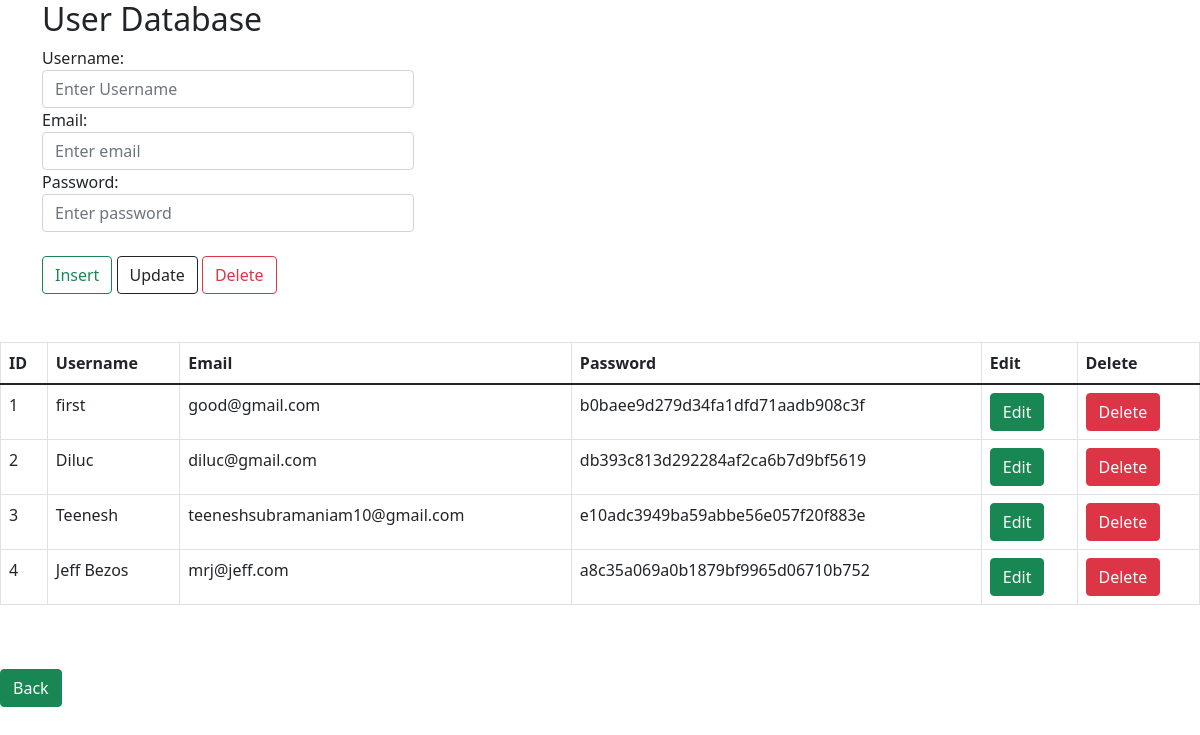
/UserDb.php, run on the app's committed database.
### tables this page shows
CREATE TABLE `user` (
  `id` int(11) NOT NULL,
  `username` varchar(255) NOT NULL,
  `email` varchar(255) NOT NULL,
  `password` varchar(255) NOT NULL
);

### UserDb.php (the view, shortened to what this page needs)
<!DOCTYPE html>
<html lang="en">
<head>
  <link rel="stylesheet" href="https://cdn.jsdelivr.net/npm/bootstrap@5.1.1/dist/css/bootstrap.min.css">
</head>
<body>
<div class="container">
<div class="col-lg-4">
  <h2>User Database</h2>
  <form action="" name="form1" method="POST">
    <div class="form-group">
      <label for="username">Username:</label>
      <input type="text" class="form-control" id="username" placeholder="Enter Username" name="username">
    </div>
    <div class="form-group">
      <label for="email">Email:</label>
      <input type="email" class="form-control" id="email" placeholder="Enter email" name="email">
    </div>
    <div class="form-group">
      <label for="password">Password:</label>
      <input type="password" class="form-control" id="password" placeholder="Enter password" name="password">
    </div>
    <br>
    <button type="submit" name="insertU" class="btn btn-outline-success">Insert</button>
    <button type="submit" name="updateU" class="btn btn-outline-dark">Update</button>
    <button type="submit"  name="deleteU" class="btn btn-outline-danger">Delete</button>
  </form>
  <br> <br>
</div>
</div>
<?php include('server.php'); ?>
<div class="col-lg-12">
<table class="table table-bordered">
    <thead>
      <tr>
        <th>ID</th>
        <th>Username</th>
        <th>Email</th>
        <th>Password</th>
        <th>Edit</th>
        <th>Delete</th>
      </tr>
    </thead>
    <tbody>
    <?php
    $res=mysqli_query($db,"SELECT * FROM user");
    while($row=mysqli_fetch_array($res))
    {
        echo "<tr>";
        echo "<td>"; echo $row["id"];
        echo "<td>"; echo $row["username"];
        echo "<td>"; echo $row["email"];
        echo "<td>"; echo $row["password"];
        echo "<td>"; ?> <a href="editUser.php?id=<?php echo $row ["id"];?>"><button type="button" class="btn btn-success">Edit</button></a> <?php
        echo "<td>"; ?> <a href="deleteUser.php?id=<?php echo $row ["id"];?>"><button type="button" class="btn btn-danger">Delete</button></a> <?php
        echo "<tr>";
    }
    ?>
    </tbody>
  </table>
<br><br>
</div>
<button class="btn btn-success" onclick="document.location='managementPage.php'">Back</button>
</body>
</html>

### data on the page
user: id "1", username "first", email "good@gmail.com", password "b0baee9d279d34fa1dfd71aadb908c3f"
user: id "2", username "Diluc", email "diluc@gmail.com", password "db393c813d292284af2ca6b7d9bf5619"
user: id "3", username "Teenesh", email "teeneshsubramaniam10@gmail.com", password "e10adc3949ba59abbe56e057f20f883e"
user: id "4", username "Jeff Bezos", email "mrj@jeff.com", password "a8c35a069a0b1879bf9965d06710b752"
